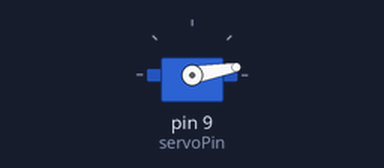
Simulated run of this sketch. Board: Arduino Uno, built with avr-gcc and run on an emulated ATmega328P. Shown: servo.

Above: at 0.05 s.
At 0.5 s:
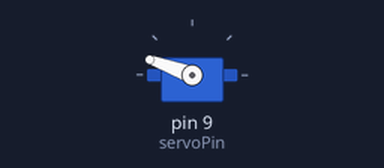
At 0.75 s:
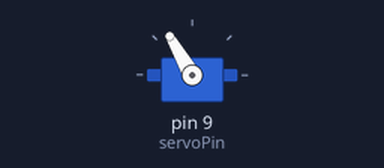
At 1.0 s:
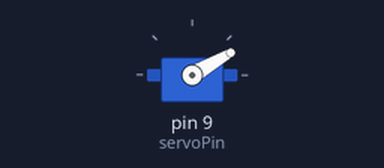
Timing chart, 0 to 3.0 s (numbered marks = the images above):
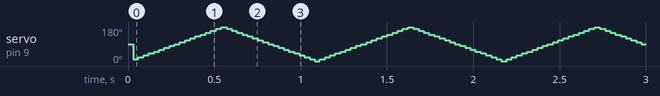

The sketch:

Servo_control_speed.ino
```cpp
#include <Servo.h> // includes the servo library
Servo myServo; // makes myServo as the servo name
int servoPin = 9; // store pin number 9 in a variable called servoPin
int servoAngle = 0; // makes the variable name servoAngle set to 0
unsigned long currentTime = 0; // variable to store the current time in milliseconds (from millis()).
unsigned long previousMillis = 0; // stores the last time the servo was updated
unsigned long interval = 30; // sets the variable name interval to 30 milliseconds to tell the servo when to step to next postion
int stepSize = 10; // degrees the servo moves each update (every interval)
void setup() {
  // put your setup code here, to run once:
  myServo.attach(servoPin); // attach the servo object to pin 9 so Arduino can control it.
}

void loop() {
  // put your main code here, to run repeatedly
  currentTime = millis(); // store the current time (in ms since Arduino started).
  if (currentTime - previousMillis >= interval) { // check if enough time has passed (interval ms) since the last servo update
    previousMillis = currentTime; // previousMillis = currentTime
    servoAngle += stepSize; // servoAngle = servoAngle + stepSize
    if (servoAngle >= 180 || servoAngle <= 0) { // if servoAngle greaterthan or equal to 180 degrees or if servoAngle lessthan or equal to 0 degrees
    stepSize = -stepSize; // stepSize = -stepSize
    }
  myServo.write(servoAngle); // move the servo to the current angle.
  }
}
```
